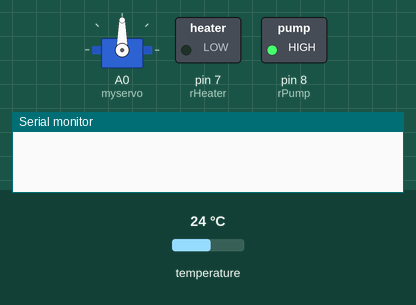
A sketch run on a simulated Arduino Uno, built with avr-gcc and run on an emulated ATmega328P. On the bench: servo, switched loads named in the sketch (green lamp = pin HIGH), the last lines printed to the serial monitor. The test bench sets the inputs (shaded band); at power-on: temperature 24 °C.

Above: at 0.1 s.
At 5.1 s:
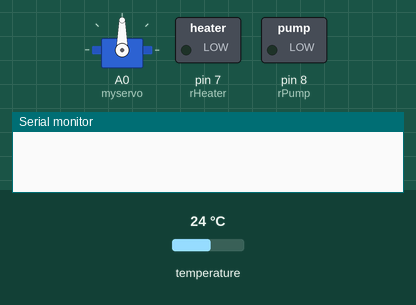
At 19.1 s:
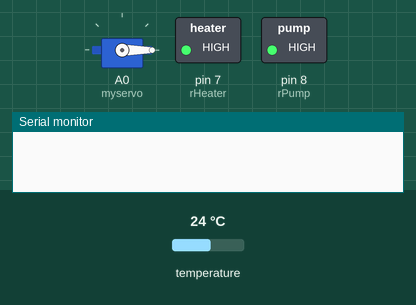
At 21.4 s:
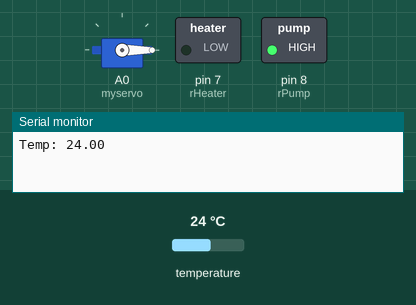
At 26.4 s:
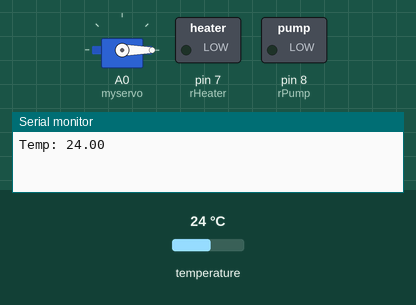
At 39.63 s:
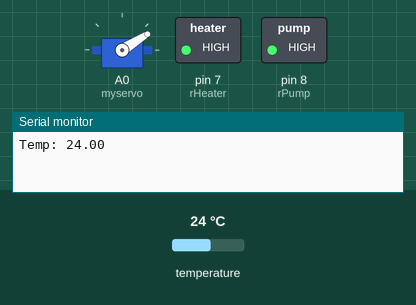
Timing chart, 0 to 40.0 s (numbered marks = the images above):
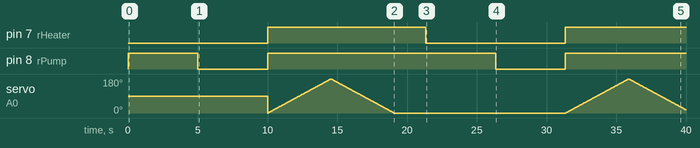

The sketch:

testing.ino
```cpp
// Importing AllLibrary
#include <OneWire.h>
#include <DallasTemperature.h>
#include <Servo.h>
#include <SPI.h>
#include <Wire.h>

// Create objects
Servo myservo;

#define ONE_WIRE_BUS 2
OneWire oneWire(ONE_WIRE_BUS);

// Pass oneWire reference to DallasTemperature library
DallasTemperature sensors(&oneWire);

// Define Pin
int rHeater = 7;
int rPump = 8;
int servoPin = A0;

void setup() {
  sensors.begin();
  Serial.begin(9600);
  myservo.attach(A0);

  pinMode(rHeater, OUTPUT);
  pinMode(rPump, OUTPUT);

  digitalWrite(rHeater, HIGH);
  digitalWrite(rPump, HIGH);
}

void loop() {
  // Testing Components Loop!
  heaterOn();
  delay(5000);
  pumpOn();
  delay(5000);
  heaterOff();
  pumpOff();
  servoRound();
  tampilSuhu();
  delay(1000);
}

// Fungsi - Fungsi !delay(1000);
void heaterOn(){
  digitalWrite(rHeater,LOW);
}

void heaterOff(){
  digitalWrite(rHeater, HIGH);
}

void pumpOn(){
  digitalWrite(rPump,LOW);
}

void pumpOff(){
  digitalWrite(rPump, HIGH);
}

void servoRound(){
 int pos = 0;
 for (pos = 0; pos <= 180; pos += 1) { // goes from 0 degrees to 180 degrees
    // in steps of 1 degree
    myservo.write(pos);              // tell servo to go to position in variable 'pos'
    delay(25);                       // waits 15ms for the servo to reach the position
  }

  for (pos = 180; pos >= 0; pos -= 1) { // goes from 180 degrees to 0 degrees
    myservo.write(pos);              // tell servo to go to position in variable 'pos'
    delay(25);                       // waits 15ms for the servo to reach the position
  }
}

void tampilSuhu(){
  // Send the command to get temperatures
  sensors.requestTemperatures();

  //print the temperature in Celsius
  Serial.print("Temp: ");
  Serial.print(sensors.getTempCByIndex(0));

  delay(500);
}
```

Measured:
- by itself, pin 7 (rHeater): LOW → HIGH at 10.0 s, → LOW 11.3 s later, → HIGH 10.0 s later
- by itself, pin 8 (rPump): alternates HIGH for 16.3 s and LOW for 5.0 s
